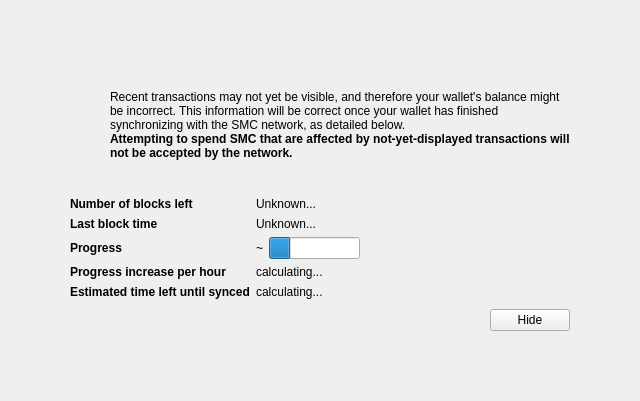
<?xml version="1.0" encoding="UTF-8"?>
<ui version="4.0">
 <class>ModalOverlay</class>
 <widget class="ModalOverlay" name="ModalOverlay">
  <property name="geometry">
   <rect>
    <x>0</x>
    <y>0</y>
    <width>640</width>
    <height>401</height>
   </rect>
  </property>
  <property name="windowTitle">
   <string>Form</string>
  </property>
  <layout class="QVBoxLayout" name="verticalLayout" stretch="0">
   <property name="sizeConstraint">
    <enum>QLayout::SetDefaultConstraint</enum>
   </property>
   <property name="margin">
    <number>0</number>
   </property>
   <item>
    <widget class="QWidget" name="bgWidget" native="true">
     <property name="styleSheet">
      <string notr="true"/>
     </property>
     <layout class="QVBoxLayout" name="verticalLayoutMain" stretch="0">
      <property name="margin">
       <number>60</number>
      </property>
      <item>
       <widget class="QWidget" name="contentWidget" native="true">
        <property name="styleSheet">
         <string notr="true"/>
        </property>
        <layout class="QVBoxLayout" name="verticalLayoutSub" stretch="1,0,0,0,0">
         <property name="spacing">
          <number>0</number>
         </property>
         <property name="margin">
          <number>10</number>
         </property>
         <item>
          <layout class="QHBoxLayout" name="horizontalLayoutIconText" stretch="0,1">
           <property name="topMargin">
            <number>20</number>
           </property>
           <item>
            <layout class="QVBoxLayout" name="verticalLayoutIcon">
             <property name="leftMargin">
              <number>0</number>
             </property>
             <item>
              <widget class="QPushButton" name="warningIcon">
               <property name="enabled">
                <bool>false</bool>
               </property>
               <property name="text">
                <string/>
               </property>
               <property name="icon">
                <iconset>
                 <normaloff>:/icons/warning</normaloff>
                 <disabledoff>:/icons/warning</disabledoff>:/icons/warning</iconset>
               </property>
               <property name="iconSize">
                <size>
                 <width>48</width>
                 <height>48</height>
                </size>
               </property>
               <property name="flat">
                <bool>true</bool>
               </property>
              </widget>
             </item>
             <item>
              <spacer name="verticalSpacerWarningIcon">
               <property name="orientation">
                <enum>Qt::Vertical</enum>
               </property>
               <property name="sizeHint" stdset="0">
                <size>
                 <width>20</width>
                 <height>40</height>
                </size>
               </property>
              </spacer>
             </item>
            </layout>
           </item>
           <item>
            <layout class="QVBoxLayout" name="verticalLayoutInfoText">
             <property name="leftMargin">
              <number>0</number>
             </property>
             <property name="topMargin">
              <number>0</number>
             </property>
             <item>
              <widget class="QLabel" name="infoText">
               <property name="text">
                <string>Recent transactions may not yet be visible, and therefore your wallet's balance might be incorrect. This information will be correct once your wallet has finished synchronizing with the SMC network, as detailed below.</string>
               </property>
               <property name="textFormat">
                <enum>Qt::RichText</enum>
               </property>
               <property name="wordWrap">
                <bool>true</bool>
               </property>
              </widget>
             </item>
             <item>
              <widget class="QLabel" name="infoTextStrong">
               <property name="font">
                <font>
                 <weight>75</weight>
                 <bold>true</bold>
                </font>
               </property>
               <property name="text">
                <string>Attempting to spend SMC that are affected by not-yet-displayed transactions will not be accepted by the network.</string>
               </property>
               <property name="textFormat">
                <enum>Qt::RichText</enum>
               </property>
               <property name="wordWrap">
                <bool>true</bool>
               </property>
              </widget>
             </item>
             <item>
              <spacer name="verticalSpacerInTextSpace">
               <property name="orientation">
                <enum>Qt::Vertical</enum>
               </property>
               <property name="sizeHint" stdset="0">
                <size>
                 <width>20</width>
                 <height>40</height>
                </size>
               </property>
              </spacer>
             </item>
            </layout>
           </item>
          </layout>
         </item>
         <item>
          <spacer name="verticalSpacerAfterText">
           <property name="orientation">
            <enum>Qt::Vertical</enum>
           </property>
           <property name="sizeHint" stdset="0">
            <size>
             <width>20</width>
             <height>40</height>
            </size>
           </property>
          </spacer>
         </item>
         <item>
          <layout class="QFormLayout" name="formLayout">
           <property name="fieldGrowthPolicy">
            <enum>QFormLayout::FieldsStayAtSizeHint</enum>
           </property>
           <property name="horizontalSpacing">
            <number>6</number>
           </property>
           <property name="verticalSpacing">
            <number>6</number>
           </property>
           <property name="topMargin">
            <number>10</number>
           </property>
           <item row="0" column="0">
            <widget class="QLabel" name="labelNumberOfBlocksLeft">
             <property name="font">
              <font>
               <weight>75</weight>
               <bold>true</bold>
              </font>
             </property>
             <property name="text">
              <string>Number of blocks left</string>
             </property>
            </widget>
           </item>
           <item row="0" column="1">
            <widget class="QLabel" name="numberOfBlocksLeft">
             <property name="text">
              <string>Unknown...</string>
             </property>
            </widget>
           </item>
           <item row="1" column="0">
            <widget class="QLabel" name="labelLastBlockTime">
             <property name="font">
              <font>
               <weight>75</weight>
               <bold>true</bold>
              </font>
             </property>
             <property name="text">
              <string>Last block time</string>
             </property>
            </widget>
           </item>
           <item row="1" column="1">
            <widget class="QLabel" name="newestBlockDate">
             <property name="sizePolicy">
              <sizepolicy hsizetype="Maximum" vsizetype="Preferred">
               <horstretch>0</horstretch>
               <verstretch>0</verstretch>
              </sizepolicy>
             </property>
             <property name="text">
              <string>Unknown...</string>
             </property>
            </widget>
           </item>
           <item row="2" column="0">
            <widget class="QLabel" name="labelSyncDone">
             <property name="font">
              <font>
               <weight>75</weight>
               <bold>true</bold>
              </font>
             </property>
             <property name="text">
              <string>Progress</string>
             </property>
            </widget>
           </item>
           <item row="2" column="1">
            <layout class="QHBoxLayout" name="horizontalLayoutSync" stretch="0,1">
             <item>
              <widget class="QLabel" name="percentageProgress">
               <property name="text">
                <string>~</string>
               </property>
              </widget>
             </item>
             <item>
              <widget class="QProgressBar" name="progressBar">
               <property name="value">
                <number>24</number>
               </property>
               <property name="format">
                <string/>
               </property>
              </widget>
             </item>
            </layout>
           </item>
           <item row="4" column="0">
            <widget class="QLabel" name="labelProgressIncrease">
             <property name="font">
              <font>
               <weight>75</weight>
               <bold>true</bold>
              </font>
             </property>
             <property name="text">
              <string>Progress increase per hour</string>
             </property>
            </widget>
           </item>
           <item row="4" column="1">
            <widget class="QLabel" name="progressIncreasePerH">
             <property name="text">
              <string>calculating...</string>
             </property>
            </widget>
           </item>
           <item row="5" column="0">
            <widget class="QLabel" name="labelEstimatedTimeLeft">
             <property name="font">
              <font>
               <weight>75</weight>
               <bold>true</bold>
              </font>
             </property>
             <property name="text">
              <string>Estimated time left until synced</string>
             </property>
            </widget>
           </item>
           <item row="5" column="1">
            <widget class="QLabel" name="expectedTimeLeft">
             <property name="text">
              <string>calculating...</string>
             </property>
            </widget>
           </item>
          </layout>
         </item>
         <item>
          <layout class="QHBoxLayout" name="horizontalLayoutButtons">
           <property name="leftMargin">
            <number>10</number>
           </property>
           <property name="topMargin">
            <number>10</number>
           </property>
           <item>
            <spacer name="horizontalSpacer">
             <property name="orientation">
              <enum>Qt::Horizontal</enum>
             </property>
             <property name="sizeHint" stdset="0">
              <size>
               <width>40</width>
               <height>20</height>
              </size>
             </property>
            </spacer>
           </item>
           <item>
            <widget class="QPushButton" name="closeButton">
             <property name="text">
              <string>Hide</string>
             </property>
            </widget>
           </item>
          </layout>
         </item>
         <item>
          <layout class="QVBoxLayout" name="verticalLayout_2">
           <item>
            <spacer name="verticalSpacer">
             <property name="orientation">
              <enum>Qt::Vertical</enum>
             </property>
             <property name="sizeHint" stdset="0">
              <size>
               <width>20</width>
               <height>40</height>
              </size>
             </property>
            </spacer>
           </item>
          </layout>
         </item>
        </layout>
       </widget>
      </item>
     </layout>
    </widget>
   </item>
  </layout>
 </widget>
 <customwidgets>
  <customwidget>
   <class>ModalOverlay</class>
   <extends>QWidget</extends>
   <header>modaloverlay.h</header>
   <container>1</container>
  </customwidget>
 </customwidgets>
 <resources/>
 <connections/>
</ui>
